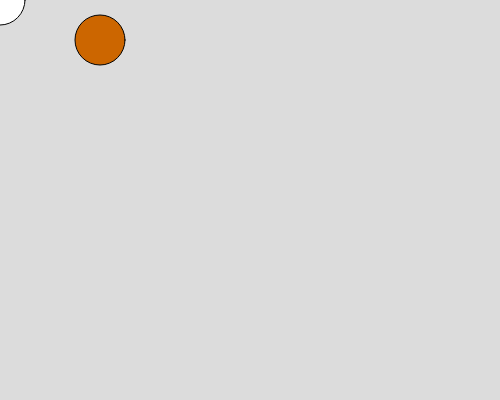
Frame 1 (no input)
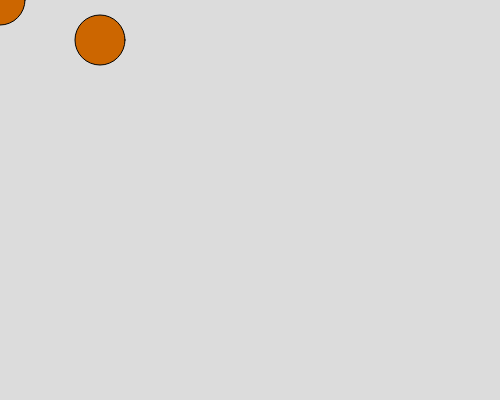
Frame 60 (no input)
Frame 120 (the mouse pressed at the canvas centre since frame 60): identical to frame 60, image omitted

The p5.js sketch that drew these frames (run headless with seeded random() and noise() and a simulated clock; from frame 60 on, the mouse is pressed at the canvas centre):

// p5.js sketch
// ── sketch.js
// Coordinate Systems
// Mishal
// 11 sep 2024
//
// Extra for Experts:
// - describe what you did to take this project "above and beyond"


function setup() {
  print("Setup runs once, at the start")
  createCanvas(500, 400);
  //         width  height
}

function draw() {
  // runs over and over (targetting 60fps)
  background(220);

  // draw some circles
  circle (0,0,50);
  fill(204,102,0)
  circle(100,40,50)
}
